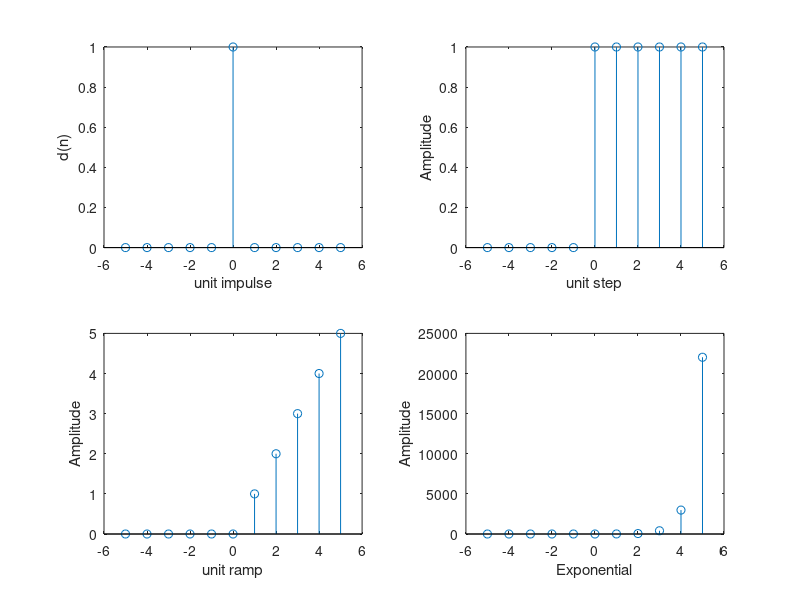

Recreate this plot in MATLAB.
% Digital Signal Processing for Complete Idiots-David Smith (2017)
% 1.5.1 basic singals
% 2022.9.1

close all;
n = 5;

% 单位脉冲函数
t= -n:1:n; 
y=[zeros(1,n), ones(1,1), zeros(1,n)]; 
subplot(2,2,1); 
stem(t,y); 
ylabel('d(n)'); 
xlabel('unit impulse'); 

% 单位阶跃函数
t=-n:1:n; 
y1=[zeros(1,n), ones(1,1+n)]; 
subplot(2,2,2); 
stem(t,y1); 
ylabel('Amplitude'); 
xlabel('unit step'); 

% 单位爬坡函数
t=-n:1:n; 
subplot(2,2,3);
y1 = t(n+1:end);
y = [zeros(1,n), y1];
stem(t,y); 
ylabel('Amplitude'); 
xlabel('unit ramp'); 

% 指数函数
t=-n:1:n; 
a=2; 
y2=exp(a*t(n+1:end)); 
y = [zeros(1,n), y2];
subplot(2,2,4); 
stem(t,y); 
xlabel('Exponential'); 
ylabel('Amplitude'); 
